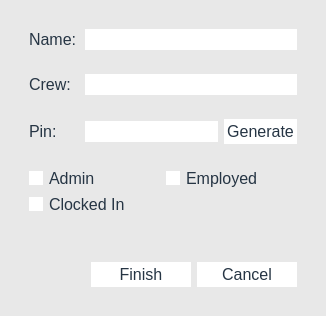
<?xml version="1.0" encoding="UTF-8"?>
<ui version="4.0">
 <class>EmployeeEditForm</class>
 <widget class="QDialog" name="EmployeeEditForm">
  <property name="geometry">
   <rect>
    <x>0</x>
    <y>0</y>
    <width>326</width>
    <height>311</height>
   </rect>
  </property>
  <property name="windowTitle">
   <string>Employee Edit</string>
  </property>
  <property name="styleSheet">
   <string notr="true">QDialog#EmployeeEditForm{

background-color:#E8E8E8;
}
*{
font-family:&quot;Calibri&quot;;
font-size: 16px;
color:#263544;
}



QStackedWidget{
margin:0px;
padding:0px;
}


QWidget{

margin:0px;
padding:0px;
}
QWidget#bigwidger{
background-color:#E8E8E8;
border:none;
}



QTableWidget{
border:none;
}
QTextEdit{
border:none;
}


QPushButton{
padding:3px;
border:none;
background-color:#FFFFFF;
}
QPushButton:hover:!pressed{
background-color:#D1D1D1;
}


QDateTimeEdit{
border:none;
background-color:#FFFFFF;
}
QDateEditTime:hover{
border:none;
background-color:#F4F9F6;
}
QDateEditTime::drop-down{
border:none;
}


QComboBox{
border:none;
background-color:#FFFFFF;
}
QComboBox:hover {
background-color:#F4F9F6;
}
QComboBox:drop-down{
border:none;
}


QRadioButton{
padding:0px;
margin:0px;
}


QGroupBox {
    border: 0px solid gray;
	
    margin-top: 0.5em;
	margin-right:0px;
	margin-left:0px;
}
QGroupBox::title {
    subcontrol-origin: margin;
    left: 10px;
    padding: 0 3px 0 3px;
}


QCheckBox::indicator,QRadioButton::indicator{
border:none;
background-color:#FFFFFF;

}

QCheckBox::indicator:checked,QRadioButton::indicator:checked{
border:none;
background-color:#FE938C;

}

QLineEdit,QTimeEdit,QDateEdit,QSpinBox,QDateTimeEdit{ 
background-color:#FFFFFF;
 border: 0px solid #D1D1D1;	

}
QLineEdit:hover,QTimeEdit:hover,QDateEdit:hover,QSpinBox:hover,QDateTimeEdit:hover{ 
background-color:#FFFFFF;
 border: 1px solid #D1D1D1;	
}
</string>
  </property>
  <layout class="QGridLayout" name="gridLayout_2">
   <item row="0" column="0">
    <widget class="QWidget" name="bigwidger" native="true">
     <layout class="QVBoxLayout" name="verticalLayout">
      <item>
       <widget class="QWidget" name="widget" native="true">
        <layout class="QHBoxLayout" name="horizontalLayout">
         <item>
          <widget class="QLabel" name="label">
           <property name="minimumSize">
            <size>
             <width>50</width>
             <height>0</height>
            </size>
           </property>
           <property name="text">
            <string>Name:</string>
           </property>
          </widget>
         </item>
         <item>
          <widget class="QLineEdit" name="name"/>
         </item>
        </layout>
       </widget>
      </item>
      <item>
       <widget class="QWidget" name="widget_2" native="true">
        <layout class="QHBoxLayout" name="horizontalLayout_3">
         <item>
          <widget class="QLabel" name="label_3">
           <property name="minimumSize">
            <size>
             <width>50</width>
             <height>0</height>
            </size>
           </property>
           <property name="maximumSize">
            <size>
             <width>50</width>
             <height>16777215</height>
            </size>
           </property>
           <property name="text">
            <string>Crew: </string>
           </property>
          </widget>
         </item>
         <item>
          <widget class="QComboBox" name="crew">
           <property name="editable">
            <bool>true</bool>
           </property>
          </widget>
         </item>
        </layout>
       </widget>
      </item>
      <item>
       <widget class="QWidget" name="widget" native="true">
        <layout class="QHBoxLayout" name="horizontalLayout_2">
         <item>
          <widget class="QLabel" name="label_2">
           <property name="minimumSize">
            <size>
             <width>50</width>
             <height>0</height>
            </size>
           </property>
           <property name="text">
            <string>Pin:</string>
           </property>
          </widget>
         </item>
         <item>
          <widget class="QLineEdit" name="pin">
           <property name="maxLength">
            <number>6</number>
           </property>
          </widget>
         </item>
         <item>
          <widget class="QPushButton" name="GenerateButton">
           <property name="text">
            <string>Generate</string>
           </property>
          </widget>
         </item>
        </layout>
       </widget>
      </item>
      <item>
       <widget class="QWidget" name="widget" native="true">
        <layout class="QGridLayout" name="gridLayout">
         <item row="0" column="0">
          <widget class="QCheckBox" name="admin">
           <property name="text">
            <string>Admin</string>
           </property>
          </widget>
         </item>
         <item row="0" column="1">
          <widget class="QCheckBox" name="current">
           <property name="text">
            <string>Employed</string>
           </property>
          </widget>
         </item>
         <item row="1" column="0">
          <widget class="QCheckBox" name="active">
           <property name="text">
            <string>Clocked In</string>
           </property>
          </widget>
         </item>
        </layout>
       </widget>
      </item>
      <item>
       <widget class="QLabel" name="error">
        <property name="sizePolicy">
         <sizepolicy hsizetype="Minimum" vsizetype="Minimum">
          <horstretch>0</horstretch>
          <verstretch>0</verstretch>
         </sizepolicy>
        </property>
        <property name="text">
         <string/>
        </property>
       </widget>
      </item>
      <item>
       <widget class="QWidget" name="widget" native="true">
        <layout class="QHBoxLayout" name="horizontalLayout_4">
         <item>
          <spacer name="horizontalSpacer">
           <property name="orientation">
            <enum>Qt::Horizontal</enum>
           </property>
           <property name="sizeHint" stdset="0">
            <size>
             <width>40</width>
             <height>20</height>
            </size>
           </property>
          </spacer>
         </item>
         <item>
          <widget class="QPushButton" name="FinishButton">
           <property name="minimumSize">
            <size>
             <width>100</width>
             <height>0</height>
            </size>
           </property>
           <property name="text">
            <string>Finish</string>
           </property>
          </widget>
         </item>
         <item>
          <widget class="QPushButton" name="CancelButton">
           <property name="minimumSize">
            <size>
             <width>100</width>
             <height>0</height>
            </size>
           </property>
           <property name="text">
            <string>Cancel</string>
           </property>
          </widget>
         </item>
        </layout>
       </widget>
      </item>
     </layout>
    </widget>
   </item>
  </layout>
 </widget>
 <tabstops>
  <tabstop>name</tabstop>
  <tabstop>pin</tabstop>
  <tabstop>FinishButton</tabstop>
  <tabstop>CancelButton</tabstop>
  <tabstop>GenerateButton</tabstop>
  <tabstop>admin</tabstop>
  <tabstop>current</tabstop>
 </tabstops>
 <resources/>
 <connections/>
</ui>
